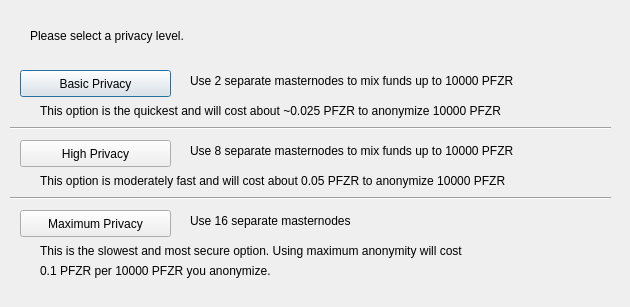
<?xml version="1.0" encoding="UTF-8"?>
<ui version="4.0">
 <class>ObfuscationConfig</class>
 <widget class="QDialog" name="ObfuscationConfig">
  <property name="geometry">
   <rect>
    <x>0</x>
    <y>0</y>
    <width>630</width>
    <height>307</height>
   </rect>
  </property>
  <property name="windowTitle">
   <string>Configure Obfuscation</string>
  </property>
  <widget class="QPushButton" name="buttonBasic">
   <property name="geometry">
    <rect>
     <x>20</x>
     <y>70</y>
     <width>151</width>
     <height>27</height>
    </rect>
   </property>
   <property name="text">
    <string>Basic Privacy</string>
   </property>
  </widget>
  <widget class="QPushButton" name="buttonHigh">
   <property name="geometry">
    <rect>
     <x>20</x>
     <y>140</y>
     <width>151</width>
     <height>27</height>
    </rect>
   </property>
   <property name="text">
    <string>High Privacy</string>
   </property>
  </widget>
  <widget class="QPushButton" name="buttonMax">
   <property name="geometry">
    <rect>
     <x>20</x>
     <y>210</y>
     <width>151</width>
     <height>27</height>
    </rect>
   </property>
   <property name="text">
    <string>Maximum Privacy</string>
   </property>
  </widget>
  <widget class="QLabel" name="label">
   <property name="geometry">
    <rect>
     <x>30</x>
     <y>20</y>
     <width>571</width>
     <height>31</height>
    </rect>
   </property>
   <property name="text">
    <string>Please select a privacy level.</string>
   </property>
  </widget>
  <widget class="QLabel" name="label_2">
   <property name="geometry">
    <rect>
     <x>190</x>
     <y>70</y>
     <width>421</width>
     <height>21</height>
    </rect>
   </property>
   <property name="text">
    <string>Use 2 separate masternodes to mix funds up to 10000 PFZR</string>
   </property>
  </widget>
  <widget class="QLabel" name="label_3">
   <property name="geometry">
    <rect>
     <x>190</x>
     <y>140</y>
     <width>411</width>
     <height>21</height>
    </rect>
   </property>
   <property name="text">
    <string>Use 8 separate masternodes to mix funds up to 10000 PFZR</string>
   </property>
  </widget>
  <widget class="QLabel" name="label_4">
   <property name="geometry">
    <rect>
     <x>190</x>
     <y>210</y>
     <width>421</width>
     <height>21</height>
    </rect>
   </property>
   <property name="text">
    <string>Use 16 separate masternodes</string>
   </property>
  </widget>
  <widget class="QLabel" name="label_6">
   <property name="geometry">
    <rect>
     <x>40</x>
     <y>100</y>
     <width>561</width>
     <height>21</height>
    </rect>
   </property>
   <property name="text">
    <string>This option is the quickest and will cost about ~0.025 PFZR to anonymize 10000 PFZR</string>
   </property>
  </widget>
  <widget class="QLabel" name="label_7">
   <property name="geometry">
    <rect>
     <x>40</x>
     <y>170</y>
     <width>561</width>
     <height>21</height>
    </rect>
   </property>
   <property name="text">
    <string>This option is moderately fast and will cost about 0.05 PFZR to anonymize 10000 PFZR</string>
   </property>
  </widget>
  <widget class="QLabel" name="label_8">
   <property name="geometry">
    <rect>
     <x>40</x>
     <y>240</y>
     <width>561</width>
     <height>21</height>
    </rect>
   </property>
   <property name="text">
    <string>This is the slowest and most secure option. Using maximum anonymity will cost</string>
   </property>
  </widget>
  <widget class="QLabel" name="label_9">
   <property name="geometry">
    <rect>
     <x>40</x>
     <y>260</y>
     <width>561</width>
     <height>21</height>
    </rect>
   </property>
   <property name="text">
    <string>0.1 PFZR per 10000 PFZR you anonymize.</string>
   </property>
  </widget>
  <widget class="Line" name="line">
   <property name="geometry">
    <rect>
     <x>10</x>
     <y>120</y>
     <width>601</width>
     <height>16</height>
    </rect>
   </property>
   <property name="orientation">
    <enum>Qt::Horizontal</enum>
   </property>
  </widget>
  <widget class="Line" name="line_2">
   <property name="geometry">
    <rect>
     <x>10</x>
     <y>190</y>
     <width>601</width>
     <height>16</height>
    </rect>
   </property>
   <property name="orientation">
    <enum>Qt::Horizontal</enum>
   </property>
  </widget>
 </widget>
 <resources/>
 <connections/>
</ui>
